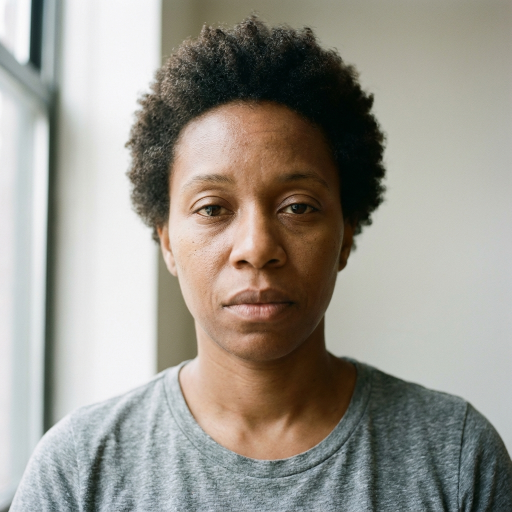
#> input picture assets/images/transformation-before.png, 1024 x 1024 px (shown at 1/2 size)
$ python align_debug.py
#> lines starting #> are read from the running program, lines starting #| are printed output that depends on the picture
from PIL import Image

def create_debug_image():
    try:
        img_before = Image.open('assets/images/transformation-before.png').convert('RGBA')
        img_after = Image.open('assets/images/transformation-after.png').convert('RGBA')
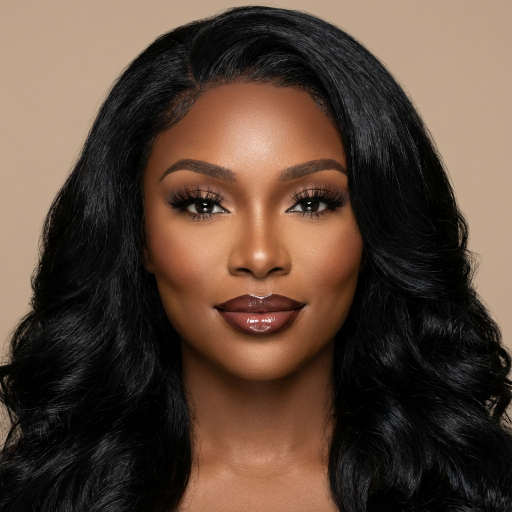
#> input picture assets/images/transformation-after.png, 1024 x 1024 px (shown at 1/2 size)

        # Resize to match
        width = min(img_before.width, img_after.width)
#> width = 1024
        height = min(img_before.height, img_after.height)
#> height = 1024

        img_before = img_before.resize((width, height))
        img_after = img_after.resize((width, height))

        # Blend
        blended = Image.blend(img_before.convert('RGB'), img_after.convert('RGB'), 0.5)
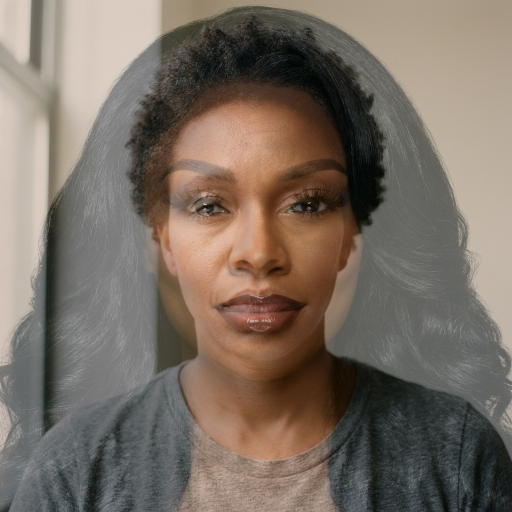
#> blended: PIL image 1024x1024 RGB (shown at 1/2 size); mean R, G, B 121.5, 109.8, 99.1
        blended.save('assets/images/alignment_debug.jpg')
        print("Created alignment_debug.jpg")
    except Exception as e:
        print(f"Error: {e}")

if __name__ == "__main__":
    create_debug_image()
